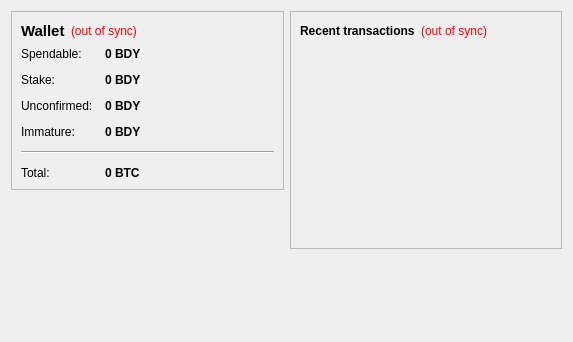
<?xml version="1.0" encoding="UTF-8"?>
<ui version="4.0">
 <class>OverviewPage</class>
 <widget class="QWidget" name="OverviewPage">
  <property name="geometry">
   <rect>
    <x>0</x>
    <y>0</y>
    <width>573</width>
    <height>342</height>
   </rect>
  </property>
  <property name="windowTitle">
   <string>Form</string>
  </property>
  <layout class="QHBoxLayout" name="horizontalLayout" stretch="1,1">
   <item>
    <layout class="QVBoxLayout" name="verticalLayout_2">
     <item>
      <widget class="QFrame" name="frame">
       <property name="frameShape">
        <enum>QFrame::StyledPanel</enum>
       </property>
       <property name="frameShadow">
        <enum>QFrame::Raised</enum>
       </property>
       <layout class="QVBoxLayout" name="verticalLayout_4">
        <item>
         <layout class="QHBoxLayout" name="horizontalLayout_4">
          <item>
           <widget class="QLabel" name="label_5">
            <property name="font">
             <font>
              <pointsize>11</pointsize>
              <weight>75</weight>
              <bold>true</bold>
             </font>
            </property>
            <property name="text">
             <string>Wallet</string>
            </property>
           </widget>
          </item>
          <item>
           <widget class="QLabel" name="labelWalletStatus">
            <property name="toolTip">
             <string>The displayed information may be out of date. Your wallet automatically synchronizes with the Buddy2 network after a connection is established, but this process has not completed yet.</string>
            </property>
            <property name="styleSheet">
             <string notr="true">QLabel { color: red; }</string>
            </property>
            <property name="text">
             <string notr="true">(out of sync)</string>
            </property>
            <property name="alignment">
             <set>Qt::AlignLeading|Qt::AlignLeft|Qt::AlignVCenter</set>
            </property>
           </widget>
          </item>
          <item>
           <spacer name="horizontalSpacer_2">
            <property name="orientation">
             <enum>Qt::Horizontal</enum>
            </property>
            <property name="sizeHint" stdset="0">
             <size>
              <width>40</width>
              <height>20</height>
             </size>
            </property>
           </spacer>
          </item>
         </layout>
        </item>
        <item>
         <layout class="QFormLayout" name="formLayout_2">
          <property name="fieldGrowthPolicy">
           <enum>QFormLayout::AllNonFixedFieldsGrow</enum>
          </property>
          <property name="horizontalSpacing">
           <number>12</number>
          </property>
          <property name="verticalSpacing">
           <number>12</number>
          </property>
          <item row="0" column="0">
           <widget class="QLabel" name="label">
            <property name="text">
             <string>Spendable:</string>
            </property>
           </widget>
          </item>
          <item row="0" column="1">
           <widget class="QLabel" name="labelBalance">
            <property name="font">
             <font>
              <weight>75</weight>
              <bold>true</bold>
             </font>
            </property>
            <property name="cursor">
             <cursorShape>IBeamCursor</cursorShape>
            </property>
            <property name="toolTip">
             <string>Your current spendable balance</string>
            </property>
            <property name="text">
             <string notr="true">0 BDY</string>
            </property>
            <property name="textInteractionFlags">
             <set>Qt::LinksAccessibleByMouse|Qt::TextSelectableByKeyboard|Qt::TextSelectableByMouse</set>
            </property>
           </widget>
          </item>
          <item row="1" column="0">
           <widget class="QLabel" name="label_6">
            <property name="text">
             <string>Stake:</string>
            </property>
           </widget>
          </item>
          <item row="1" column="1">
           <widget class="QLabel" name="labelStake">
            <property name="font">
             <font>
              <weight>75</weight>
              <bold>true</bold>
             </font>
            </property>
            <property name="cursor">
             <cursorShape>IBeamCursor</cursorShape>
            </property>
            <property name="toolTip">
             <string>Total of coins that was staked, and do not yet count toward the current balance</string>
            </property>
            <property name="text">
             <string notr="true">0 BDY</string>
            </property>
            <property name="textInteractionFlags">
             <set>Qt::LinksAccessibleByMouse|Qt::TextSelectableByKeyboard|Qt::TextSelectableByMouse</set>
            </property>
           </widget>
          </item>
          <item row="2" column="0">
           <widget class="QLabel" name="label_3">
            <property name="text">
             <string>Unconfirmed:</string>
            </property>
           </widget>
          </item>
          <item row="2" column="1">
           <widget class="QLabel" name="labelUnconfirmed">
            <property name="font">
             <font>
              <weight>75</weight>
              <bold>true</bold>
             </font>
            </property>
            <property name="cursor">
             <cursorShape>IBeamCursor</cursorShape>
            </property>
            <property name="toolTip">
             <string>Total of transactions that have yet to be confirmed, and do not yet count toward the current balance</string>
            </property>
            <property name="text">
             <string notr="true">0 BDY</string>
            </property>
            <property name="textInteractionFlags">
             <set>Qt::LinksAccessibleByMouse|Qt::TextSelectableByKeyboard|Qt::TextSelectableByMouse</set>
            </property>
           </widget>
          </item>
          <item row="3" column="0">
           <widget class="QLabel" name="labelImmatureText">
            <property name="text">
             <string>Immature:</string>
            </property>
           </widget>
          </item>
          <item row="3" column="1">
           <widget class="QLabel" name="labelImmature">
            <property name="font">
             <font>
              <weight>75</weight>
              <bold>true</bold>
             </font>
            </property>
            <property name="toolTip">
             <string>Mined balance that has not yet matured</string>
            </property>
            <property name="text">
             <string notr="true">0 BDY</string>
            </property>
            <property name="textInteractionFlags">
             <set>Qt::LinksAccessibleByMouse|Qt::TextSelectableByKeyboard|Qt::TextSelectableByMouse</set>
            </property>
           </widget>
          </item>
          <item row="4" column="0" colspan="2">
           <widget class="Line" name="line">
            <property name="orientation">
             <enum>Qt::Horizontal</enum>
            </property>
           </widget>
          </item>
          <item row="5" column="0">
           <widget class="QLabel" name="labelTotalText">
            <property name="text">
             <string>Total:</string>
            </property>
           </widget>
          </item>
          <item row="5" column="1">
           <widget class="QLabel" name="labelTotal">
            <property name="font">
             <font>
              <weight>75</weight>
              <bold>true</bold>
             </font>
            </property>
            <property name="cursor">
             <cursorShape>IBeamCursor</cursorShape>
            </property>
            <property name="toolTip">
             <string>Your current total balance</string>
            </property>
            <property name="text">
             <string notr="true">0 BTC</string>
            </property>
            <property name="textInteractionFlags">
             <set>Qt::LinksAccessibleByMouse|Qt::TextSelectableByKeyboard|Qt::TextSelectableByMouse</set>
            </property>
           </widget>
          </item>
         </layout>
        </item>
       </layout>
      </widget>
     </item>
     <item>
      <spacer name="verticalSpacer">
       <property name="orientation">
        <enum>Qt::Vertical</enum>
       </property>
       <property name="sizeHint" stdset="0">
        <size>
         <width>20</width>
         <height>40</height>
        </size>
       </property>
      </spacer>
     </item>
    </layout>
   </item>
   <item>
    <layout class="QVBoxLayout" name="verticalLayout_3">
     <item>
      <widget class="QFrame" name="frame_2">
       <property name="frameShape">
        <enum>QFrame::StyledPanel</enum>
       </property>
       <property name="frameShadow">
        <enum>QFrame::Raised</enum>
       </property>
       <layout class="QVBoxLayout" name="verticalLayout">
        <item>
         <layout class="QHBoxLayout" name="horizontalLayout_2">
          <item>
           <widget class="QLabel" name="label_4">
            <property name="text">
             <string>&lt;b&gt;Recent transactions&lt;/b&gt;</string>
            </property>
           </widget>
          </item>
          <item>
           <widget class="QLabel" name="labelTransactionsStatus">
            <property name="toolTip">
             <string>The displayed information may be out of date. Your wallet automatically synchronizes with the Buddy2 network after a connection is established, but this process has not completed yet.</string>
            </property>
            <property name="styleSheet">
             <string notr="true">QLabel { color: red; }</string>
            </property>
            <property name="text">
             <string notr="true">(out of sync)</string>
            </property>
            <property name="alignment">
             <set>Qt::AlignRight|Qt::AlignTrailing|Qt::AlignVCenter</set>
            </property>
           </widget>
          </item>
          <item>
           <spacer name="horizontalSpacer">
            <property name="orientation">
             <enum>Qt::Horizontal</enum>
            </property>
            <property name="sizeHint" stdset="0">
             <size>
              <width>40</width>
              <height>20</height>
             </size>
            </property>
           </spacer>
          </item>
         </layout>
        </item>
        <item>
         <widget class="QListView" name="listTransactions">
          <property name="styleSheet">
           <string notr="true">QListView { background: transparent; }</string>
          </property>
          <property name="frameShape">
           <enum>QFrame::NoFrame</enum>
          </property>
          <property name="verticalScrollBarPolicy">
           <enum>Qt::ScrollBarAlwaysOff</enum>
          </property>
          <property name="horizontalScrollBarPolicy">
           <enum>Qt::ScrollBarAlwaysOff</enum>
          </property>
          <property name="selectionMode">
           <enum>QAbstractItemView::NoSelection</enum>
          </property>
         </widget>
        </item>
       </layout>
      </widget>
     </item>
     <item>
      <spacer name="verticalSpacer_2">
       <property name="orientation">
        <enum>Qt::Vertical</enum>
       </property>
       <property name="sizeHint" stdset="0">
        <size>
         <width>20</width>
         <height>40</height>
        </size>
       </property>
      </spacer>
     </item>
    </layout>
   </item>
  </layout>
 </widget>
 <resources/>
 <connections/>
</ui>
